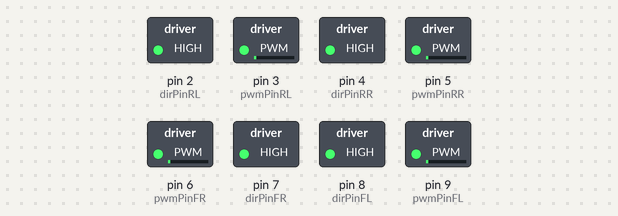
The sketch below on a simulated Arduino Uno, built with avr-gcc and run on an emulated ATmega328P. Parts: switched loads named in the sketch (green lamp = pin HIGH).

Above: at 0.15 s.
At 1.3 s:
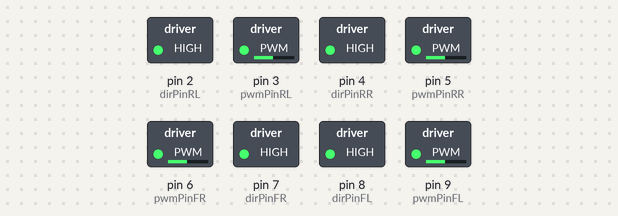
At 8.5 s:
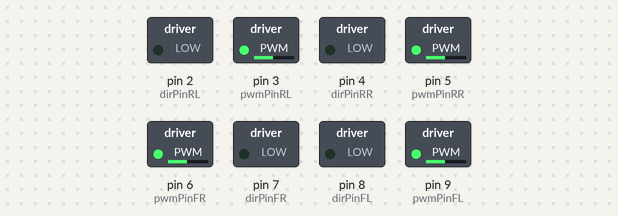
At 17.9 s:
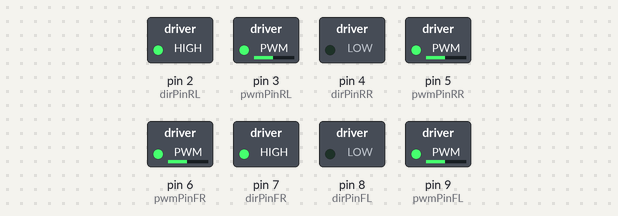
At 24.1 s:
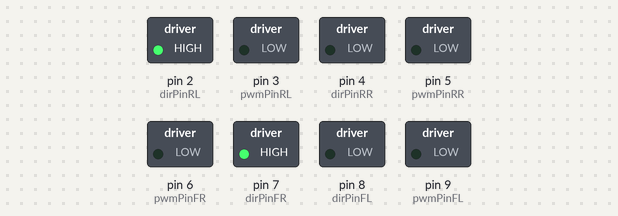
At 33.5 s:
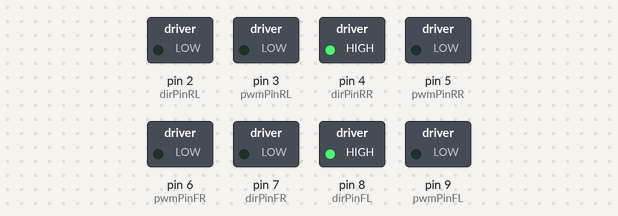
Timing chart, 0 to 35.0 s (numbered marks = the images above):
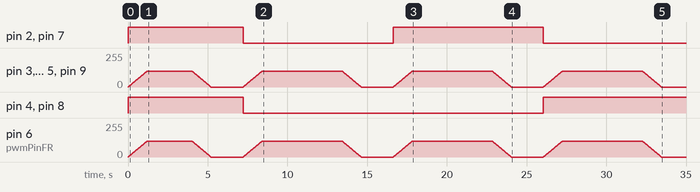

The sketch:

manual_MecanumWheels_selfTest.ino
```cpp
// direction Pins
#define dirPinFR 7
#define dirPinFL 8
#define dirPinRR 4
#define dirPinRL 2
// pwm Pins
#define pwmPinFR 6
#define pwmPinFL 9
#define pwmPinRL 3
#define pwmPinRR 5
int speed_value = 120;
void setDirection(bool FR, bool FL, bool RL, bool RR, int speedValue)
{
  digitalWrite(dirPinFR, FR);
  digitalWrite(dirPinFL, FL);
  digitalWrite(dirPinRL, RL);
  digitalWrite(dirPinRR, RR);
  for(int i = 0; i < speedValue; i++)
  {
    analogWrite(pwmPinFR, i);
    analogWrite(pwmPinFL, i);
    analogWrite(pwmPinRL, i);
    analogWrite(pwmPinRR, i);
    delay(10);
  }

}
void Movement(int speedValue)
{
    analogWrite(pwmPinFR, speedValue);
    analogWrite(pwmPinFL, speedValue);
    analogWrite(pwmPinRR, speedValue);
    analogWrite(pwmPinRL, speedValue);
}
void ease_out(int speedValue)
{
  for(int i = speedValue; i >= 0; i--)
  {
    analogWrite(pwmPinFR, i);
    analogWrite(pwmPinFL, i);
    analogWrite(pwmPinRL, i);
    analogWrite(pwmPinRR, i);
    delay(10);
  }
  delay(2000);
}
void allstop()
{
    analogWrite(pwmPinFR, 0);
    analogWrite(pwmPinFL, 0);
    analogWrite(pwmPinRL, 0);
    analogWrite(pwmPinRR, 0);
}
void setup() {
  // put your setup code here, to run once:
  pinMode(dirPinFR, OUTPUT);
  pinMode(dirPinFL, OUTPUT);
  pinMode(dirPinRR, OUTPUT);
  pinMode(dirPinRL, OUTPUT);
  pinMode(pwmPinFR, OUTPUT);
  pinMode(pwmPinFL, OUTPUT);
  pinMode(pwmPinRR, OUTPUT);
  pinMode(pwmPinRL, OUTPUT);

}

void loop() {
  // Forward direction
  setDirection(1,1,1,1,speed_value);//when button pressed (do once)
  while(millis()<4000)
  {
    Movement(speed_value);//keep on going till button is pressed (repeatedly)
  }

  ease_out(speed_value);//when button is released (do once)
  // Backward direction
  setDirection(0,0,0,0,speed_value);
  //while(millis()<11000)
  {
    Movement(speed_value);//keep on going till button is pressed (repeatedly)
  }
  delay(5000);
  ease_out(speed_value);
  // Left direction
  setDirection(1,0,1,0,speed_value);

  {
    Movement(speed_value);//keep on going till button is pressed (repeatedly)
  }
  delay(5000);
  ease_out(speed_value);
  // Right direction
  setDirection(0,1,0,1,speed_value);
  {
    Movement(speed_value);//keep on going till button is pressed (repeatedly)
  }
  delay(5000);
  ease_out(speed_value);
  allstop();
  delay(10000);
//  // clockwise turning
//  setDirection(0,1,1,0,150);
//  while(millis()<45000)
//  {
//    Movement(150);//keep on going till button is pressed (repeatedly)
//  }
//  ease_out(150);

// anticlockwise turning
//  setDirection(0,1,1,0,150);
//  while(millis()<55000)
//  {
//    Movement(150);//keep on going till button is pressed (repeatedly)
//  }
//  ease_out(150);
//  //////////////////////////////////////////////////////////////////////////////////
//  /////////////////////////DIAGONAL/////////////////////////////////////////////////
//  analogWrite(pwmPinFL,0);
//  analogWrite(pwmPinRR,0);
//  digitalWrite(dirPinFR,LOW);
//  digitalWrite(dirPinRL,LOW);
//  for(int i=0; i<150; i+=2)
//  {
//    analogWrite(pwmPinFR, i);
//    analogWrite(pwmPinRL, i);
//  }
//  for(int i=150; i>150; i-=2)
//  {
//    analogWrite(pwmPinFR, i);
//    analogWrite(pwmPinRL, i);
//  }
//  delay(2000);
}
```

Measured:
- by itself, pin 2 (dirPinRL), pin 7 (dirPinFR): LOW → HIGH at 0.00 s, → LOW 7.2 s later, → HIGH 9.4 s later, → LOW 9.4 s later
- by itself, pin 4 (dirPinRR), pin 8 (dirPinFL): LOW → HIGH at 0.00 s, → LOW 7.2 s later, → HIGH 18.8 s later
